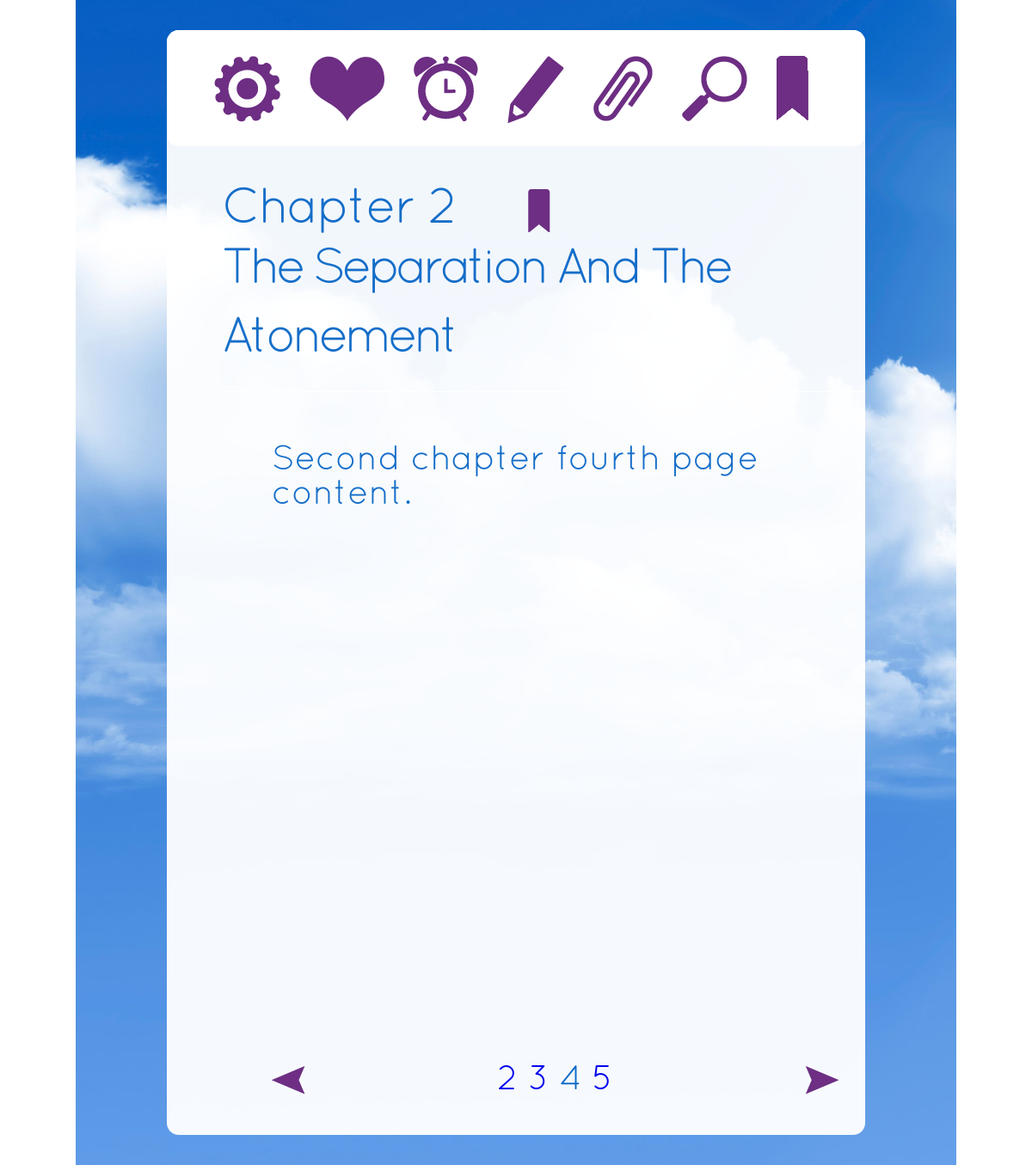
/acim/chapter.php?chid=2&pageno=4, run on the app's committed database.
### tables this page shows
CREATE TABLE IF NOT EXISTS `tbl_chapter` (
  `tbl_ch_id` int(11) NOT NULL AUTO_INCREMENT,
  `tbl_ch_bookid` int(11) NOT NULL,
  `tbl_ch_no` int(11) NOT NULL,
  `tbl_ch_name` varchar(100) NOT NULL,
  `tbl_ch_date` datetime NOT NULL,
  PRIMARY KEY (`tbl_ch_id`)
);

CREATE TABLE IF NOT EXISTS `tbl_page` (
  `tbl_page_id` int(11) NOT NULL AUTO_INCREMENT,
  `tbl_page_chid` int(11) NOT NULL,
  `tbl_page_bookid` int(11) NOT NULL,
  `tbl_page_no` int(11) NOT NULL,
  `tbl_page_content` text NOT NULL,
  PRIMARY KEY (`tbl_page_id`)
);

### acim/include/common_function.php (called while the page is built, shortened)
<?php
function GetChapternoFromPageno($bookid,$pageno){
   $query = "SELECT tbl_page_chid FROM tbl_page WHERE tbl_page_bookid = ".$bookid." AND tbl_page_no = ".$pageno;
   $res = qs($query);
   if(empty($res)){
      return 0;
   }else{
      return $res['tbl_page_chid'];
   }
}
function CountIcon($userid,$pageno,$chid,$IconType){
  $query = "SELECT tbl_icon_no FROM tbl_icon WHERE tbl_icon_userid = ".$userid." AND tbl_icon_pageno = ".$pageno." AND tbl_icon_chid = ".$chid." AND tbl_icon_type = '".$IconType."' ORDER BY tbl_icon_no DESC LIMIT 1";
  $res = q($query);
  if(empty($res)){
      return 0;
   }else{
      return $res[0]['tbl_icon_no'];
   }
}
?>

### acim/include/db.class.php (called while the page is built, shortened)
<?php
class db {
    private static $db;
    public static function __d($explicit=0) {
        if ($explicit == 1) {
            self::$db = new db(C_DB_HOST, C_DB_UNAME, C_DB_PASSWORD, C_DB_NAME);
        } else if (!isset($db)) {
            self::$db = new db();
        }
        return self::$db;
    }
    public function query($query) {
        if ($res = mysql_query($query))
            return $res;
        else {
            d(mysql_error());
            back_trace();
            d($query);
        }
    }
    public function format_data($result, $field=NULL, $second_field=NULL, $third_field=NULL) {
        $data_array = array();
        if ($result) {
            while ($array = mysql_fetch_assoc($result)) {
                $t = array();
                foreach ($array as $field_name => $value) {
                    $t[$field_name] = ($value);
                }
                if (isset($field)) {
                    if (isset($second_field)) {
                        if (isset($third_field)) {
                            $data_array[$t[$field]][$t[$second_field]][$t[$third_field]] = $t;
                        } else {
                            $data_array[$t[$field]][$t[$second_field]] = $t;
                        }
                    } else {
                        $data_array[$t[$field]][] = $t;
                    }
                } else {
                    $data_array[] = $t;
                }
            }
        }
        return $data_array;
    }
}
function q($query='') {
    $_db = db::__d();
    return $_db->format_data($_db->query($query));
}
function qs($q) {
    $d = q($q);
    if(count($d) > 0){
	   return $d[0];
	} else {
	   return "";
	}
}
?>

### acim/chapter.php (the view, shortened to what this page needs)
<?php
include('include/db.class.php');
include('include/common_function.php');
?>
<!DOCTYPE html>
<html>
<head>
   <link rel="stylesheet" type="text/css" href="css/query.css"/>
   <link rel="stylesheet" type="text/css" href="css/custom.css"/>
	<link rel="stylesheet" href="http://code.jquery.com/mobile/1.0a2/jquery.mobile-1.0a2.min.css" />
</head>
<body>
<div data-role="page">
   <div data-role="content">
	 <div class="inner_bg">
    	<div class="example-chep">
          <div class="top-menu">
          	<ul>
            	<li class="setting-icon"><a href="#"></a></li>
                <li class="heart-icon"><a href="#"></a></li>
                <li class="time-icon"><a href="#"></a></li>
                <li class="pen-icon"><a href="javascript:void(0);" onClick="return select_highlight();"></a></li>
                <li class="pin-icon"><a href="#"></a></li>
                <li class="search-icon"><a href="#"></a></li>
                <li class="tag-icon" style="position:relative;">
				<?php
				if(!isset($_REQUEST['pageno'])){
				  $pageno = 1;
				} else {
				  $pageno = $_REQUEST['pageno'];
				}
				$chid = trim($_REQUEST['chid']);
				$userid = 1;
				$counticon = CountIcon($userid,$pageno,$chid,'bookmark');
				for($i=10;$i>$counticon;$i--) { ?>
				   <a href="javascript:void(0)" class="drag" style="position:absolute;" data-id="<?php echo $i; ?>"></a>
				<?php } ?>
				</li>
            </ul>
          </div>
          <div class="midd-cont" style="height:77%">
		  <?php
			    $query = "SELECT * FROM tbl_chapter where tbl_ch_id = ".trim($_REQUEST['chid']);
				$res = qs($query);
				if($pageno == 1){
				  $prepage = $pageno;
				} else {
				  $prepage = $pageno-1;
				}
				$nxtpage = $pageno+1;
				$chid = $res['tbl_ch_id'];
				$bookid = $res['tbl_ch_bookid']
		  ?>
          	<h4>Chapter <?php echo $res['tbl_ch_no']; ?></h4>
            <p><?php echo $res['tbl_ch_name']; ?></p>
			<?php
				  $where = " tbl_page_chid = ".$chid." AND tbl_page_bookid = ".$bookid." AND tbl_page_no = ".$pageno;
		          $query_count = "SELECT tbl_page_id FROM tbl_page where ".$where;
			      $res_count = q($query_count);
			?>
            	<div class="chapter-detail" style="">
                    <?php if(count($res_count) > 0){ ?>
					<div class="bookmark-page get-icon">
                        <ul>
                            <li id="bookmark_icon" class="droppable book-mark-icon" style="position:relative;">&nbsp;
							</li>
						</ul>
                     </div>
					<?php } ?>
					<div class="cont-text unselectable" <?php if(count($res_count) > 0){ ?>  <?php } ?> id="content_area" >
					  <?php
						  if(count($res_count) > 0){
						     $query = "SELECT tbl_page_content FROM tbl_page where ".$where;
						     $res = qs($query);
					   ?>
					   <?php
					   $query_1 = "SELECT tbl_highlighted_icon_content FROM tbl_highlighted_icon WHERE tbl_highlighted_icon_userid = ".$userid." AND tbl_highlighted_icon_chid = ".$chid." AND tbl_highlighted_icon_pageno = ".$pageno." ORDER BY tbl_highlighted_icon_id ASC";
                       $res_1 = q($query_1);
					   $content_display = $res['tbl_page_content'];
					   echo $content_display;  ?>
					   <?php
						  } else {
						     echo "No Record Found.";
					  ?>
					 <?php } ?>
                </div>
          </div>
		  <?php
				$query = "SELECT tbl_page_no,tbl_page_chid FROM tbl_page where tbl_page_bookid = ".$bookid." ORDER BY tbl_page_no ASC";
				$res = q($query);
				$total_page = count($res);
		  ?>
    	</div>
		  <div class="footer-cont">
          	<span class="left-arrow">
			<?php  if($pageno != 1){ ?>
			<a href="javascript:void(0);" data-ajax="false" onClick="return redirect_page('chapter.php?chid=<?php echo GetChapternoFromPageno($bookid,$prepage); ?>&pageno=<?php echo $prepage; ?>');">
			   <img src="images/left-arrow.png" />
			</a>
			<?php } else { ?>
			   <a href="javascript:void(0);" data-ajax="false"><img src="images/left-arrow.png" /></a>
			<?php } ?>
			</span>
           	<div class="pagination">
			   <?php
				  $end_page = $pageno + 2;
				  if($end_page > $total_page){
				     $end_page = $total_page;
				  }
				  $start_page = $end_page - 3;
				  $end_page = $start_page + 3;
				  for($i=($start_page-1);$i<$end_page;$i++){
					   if($pageno == $res[$i]['tbl_page_no']){
						  echo $pageno;
					   } else {
				   ?>
						 <a href="javascript:void(0);" data-ajax="false" onClick="return redirect_page('chapter.php?chid=<?php echo $res[$i]['tbl_page_chid']; ?>&pageno=<?php echo $res[$i]['tbl_page_no']; ?>');"><?php echo $res[$i]['tbl_page_no']; ?></a>
				   <?php
					   }
			      }
			    ?>
			</div>
            <span class="right-arrow">
			<?php  if($pageno >= $total_page){ ?>
			   <a href="javascript:void(0);" data-ajax="false"><img src="images/right-arrow.png" /></a>
			<?php } else { ?>
			  <a href="javascript:void(0);" data-ajax="false" onClick="return redirect_page('chapter.php?chid=<?php echo GetChapternoFromPageno($bookid,$nxtpage); ?>&pageno=<?php echo $nxtpage; ?>');"><img src="images/right-arrow.png" /></a>
			<?php } ?>
			</span>
          </div>
    </div>
   </div>
</div>
</div>
</body>
</html>

### acim/css/query.css (style rules this page uses)
body, div, dl, dt, dd, ul, ol, li, h1, h2, h3, h4, h5, h6, pre, code, form, fieldset, legend, input, textarea, p, blockquote, th, td { margin: 0;padding: 0; }
ul { list-style:none; }
a,a:visited { outline: none;text-decoration: none; }
img { margin: 0;padding: 0;border: 0;outline: 0; }
body { margin: 0;padding: 0;font-family:Arial, Helvetica, sans-serif;font-size: 12px;color:#000;line-height:20px; }
.inner_bg { background: url(../images/inner_bg.jpg) no-repeat center top; padding:35px 0 }
.example-chep { width:812px; height:1285px; margin:0 auto; background:url(../images/white_bg.png) repeat; border-radius:14px; position:relative }
.top-menu ul li.setting-icon a { background:url(../images/exp-setting.png) no-repeat 0 0; height:77px; width:77px; display:block }
.top-menu ul li.heart-icon a { background:url(../images/exp-heart.png) no-repeat 0 0; height:76px; width:87px; display:block }
.top-menu ul li.time-icon a { background:url(../images/exp-time.png) no-repeat 0 0; height:76px; width:75px; display:block }
.top-menu ul li.pen-icon a { background:url(../images/exp-editt.png) no-repeat 0 0; height:79px; width:66px; display:block }
.top-menu ul li.pin-icon a { background:url(../images/exp-pin.png) no-repeat 0 0; height:76px; width:69px; display:block }
.top-menu ul li.search-icon a { background:url(../images/exp-search.png) no-repeat 0 0; height:76px; width:76px; display:block }
.top-menu ul li.tag-icon a { background:url(../images/exp-tag.png) no-repeat 0 0; height:75px; width:37px; display:block }
.top-menu { background:#FFF; border-radius:14px; height:75px; padding:30px 55px; }
.top-menu ul li { float:left; margin-right:34px }
.top-menu ul li.tag-icon { margin-right:0 !important }
.midd-cont { padding-left:64px; margin-top:50px; }
.midd-cont h4 { background:url(../images/current_chp.png) no-repeat right center;font-family: QuicksandBook; font-size:58px; line-height: 50px; color: #156EC9; font-weight:normal; width:382px; margin-bottom:5px; letter-spacing:-2px }
.midd-cont p { font-family: QuicksandBook; font-size:58px; line-height: 80px; color: #156EC9; font-weight:normal; letter-spacing:-5px; border-bottom:1px solid #fff;padding-bottom:20px }
.chapter-detail { margin-top:60px }
.bookmark-page { float:left; padding-right:20px; width:38px }
.cont-text { color:#156ec9; font-size:40px; line-height:40px; font-family:QuicksandBook; float:left; width:640px }
.footer-cont { padding:0 30px; margin-top:30px; text-align:center }
.footer-cont .left-arrow { float:left }
.footer-cont .right-arrow { float:right }
.footer-cont .pagination { display:inline-block; font-size:40px; color:#0d6ac7; line-height:36px; font-family:QuicksandBook; font-weight:normal }

### acim/chapter.php (style rules this page uses)
.unselectable { -webkit-user-select: none; -khtml-user-select: none; -moz-user-select: none; -webkit-touch-callout: none; -ms-user-select: none; -o-user-select: none; user-select: none; }

### data on the page
tbl_chapter: tbl_ch_no "2", tbl_ch_name "The Separation And The Atonement"
tbl_page: tbl_page_content "Second chapter fourth page content."
tbl_page: tbl_page_no "2"
tbl_page: tbl_page_no "3"
tbl_page: tbl_page_no "5"
